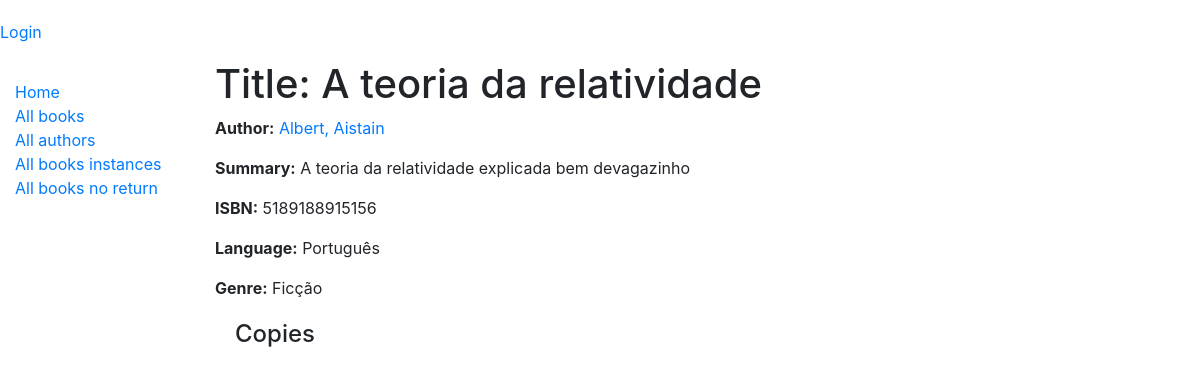
The page /catalog/book/2/ on the database as committed earlier.
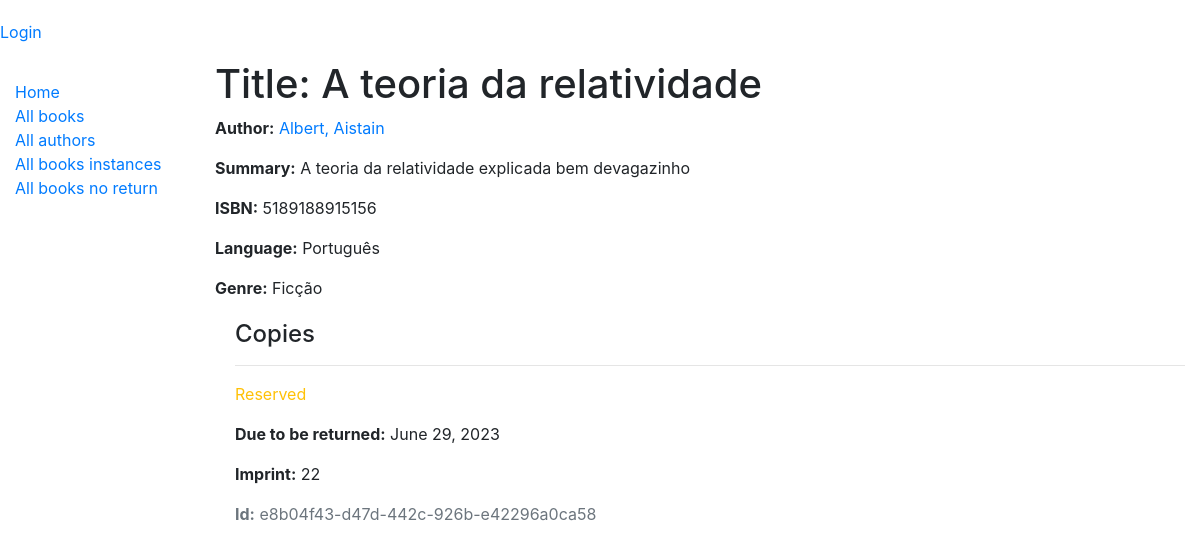
The same page on the database as committed later.
### catalog/models.py (models this page shows, shortened)
class Book (models.Model):
    title = models.CharField(max_length=200)
    author = models.ForeignKey('Author', on_delete=models.SET_NULL, null=True)
    summary = models.TextField(max_length=1000, help_text='entre com uma descrição do livro')
    isbn = models.CharField('ISBN', max_length=13, help_text='13 Character <a href="https://www.isbn-international.org/content/what-isbn">ISBN number</a>')
    genre = models.ManyToManyField(Genre, help_text='selecione o genero do livro')
    language = models.ForeignKey('Language',on_delete=models.SET_NULL, null=True)

class Author(models.Model):
    first_name = models.CharField(max_length=200)
    last_name = models.CharField(max_length=200)
    born_date = models.DateField(null=True, blank=True)
    death_date = models.DateField('Died', null=True, blank=True)
    class Meta:
        ordering = ['last_name', 'first_name']
    def __str__(self):
        return f'{self.first_name}, {self.last_name}'

class Language(models.Model):
    name = models.CharField(max_length=200)
    def __str__(self):
        return self.name

class Genre(models.Model):
    name = models.CharField(max_length=200, help_text='Entre com o genero do livro (ex.: ficção)')
    def __str__(self):
        return self.name

class BookUnstance(models.Model):
    id = models.UUIDField(primary_key=True, default=uuid.uuid4, help_text='id unico para um livro particular')
    book = models.ForeignKey('Book', on_delete=models.SET_NULL, null=True)
    imprint = models.CharField(max_length=200)
    due_back = models.DateField(null=True, blank=True)
    borrower = models.ForeignKey(User, on_delete=models.SET_NULL, null=True, blank=True)
    LOAN_STATUS = (
        ('m', 'Maintenance'),
        ('o', 'On loan'),
        ('a', 'Available'),
        ('r', 'Reserved'),
    )
    status = models.CharField(max_length=1, choices=LOAN_STATUS, blank=True, default='m', help_text='Book availability')
    class Meta:
        ordering = ['due_back']
        permissions = (("can_mark_returned", "set book as returned"),)

### catalog/views.py (the view)
# urls.py: path("book/<int:pk>/", views.BookDetailView.as_view(), name="book_detail"),
class BookDetailView(generic.DetailView):
  model = Book

### templates/catalog/book_detail.html (shortened to what this page needs)
{% extends "../base.html" %}
{% block content %}
  <h1>Title: {{ book.title }}</h1>
  <p><strong>Author:</strong> <a href="{% url 'catalog:author-detail' book.author.pk %}">{{ book.author }}</a></p>
  <p><strong>Summary:</strong> {{ book.summary }}</p>
  <p><strong>ISBN:</strong> {{ book.isbn }}</p>
  <p><strong>Language:</strong> {{ book.language }}</p>
  <p><strong>Genre:</strong> {% for genre in book.genre.all %} {{ genre }}{% if not forloop.last %}, {% endif %}{% endfor %}</p>
  <div style="margin-left:20px;margin-top:20px">
    <h4>Copies</h4>
    {% for copy in book.bookunstance_set.all %}
      <hr>
      <p class="{% if copy.status == 'a' %}text-success{% elif copy.status == 'm' %}text-danger{% else %}text-warning{% endif %}">{{ copy.get_status_display }}</p>
      {% if copy.status != 'a' %}
        <p><strong>Due to be returned:</strong> {{copy.due_back}}</p>
        {% endif %}
      <p><strong>Imprint:</strong> {{copy.imprint}}</p>
      <p class="text-muted"><strong>Id:</strong> {{copy.id}}</p>
    {% endfor %}
  </div>
{% endblock %}

### templates/base.html (shortened to what this page needs)
<!DOCTYPE html>
<html lang="en">
<head>
  <link rel="stylesheet" href="https://stackpath.bootstrapcdn.com/bootstrap/4.1.3/css/bootstrap.min.css">
  {% load static %}
  <link rel="stylesheet" href="{% static 'css/styles.css' %}">
</head>
<body>
  <ul class="sidebar-nav">
   {% if user.is_authenticated %}
     <li>User: {{ user.get_username }}</li>
     <li><a href="{% url 'logout' %}?next={{ request.path }}">Logout</a></li>
   {% else %}
     <li><a href="{% url 'login' %}?next={{ request.path }}">Login</a></li>
   {% endif %}
  </ul>
  <div class="container-fluid">
    <div class="row">
      <div class="col-sm-2">
      {% block sidebar %}
        <ul class="sidebar-nav">
          <li><a href="{% url 'catalog:index' %}">Home</a></li>
          <li><a href="{% url 'catalog:books' %}">All books</a></li>
          <li><a href="{% url 'catalog:authors' %}">All authors</a></li>
          <li><a href="{% url 'catalog:my-borrowed' %}">All books instances</a></li>
          <li><a href="{% url 'catalog:booksnoreturn' %}">All books no return </a></li>
        </ul>
     {% endblock %}
      </div>
      <div class="col-sm-10 ">{% block content %}{% endblock %}</div>
    </div>
  </div>
</body>
</html>

### catalog/static/css/styles.css (style rules this page uses)
.sidebar-nav { margin-top: 20px; padding: 0; list-style: none; }

Rows that differ between the two databases and show on the page:
added BookUnstance: status "Reserved", due_back "June 29, 2023", imprint "22", id "e8b04f43-d47d-442c-926b-e42296a0ca58"
